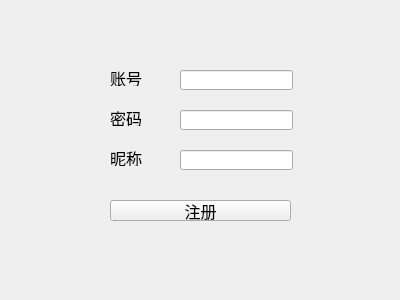
<?xml version="1.0" encoding="UTF-8"?>
<ui version="4.0">
 <class>Register</class>
 <widget class="QWidget" name="Register">
  <property name="geometry">
   <rect>
    <x>0</x>
    <y>0</y>
    <width>400</width>
    <height>300</height>
   </rect>
  </property>
  <property name="windowTitle">
   <string>Form</string>
  </property>
  <widget class="QLabel" name="label">
   <property name="geometry">
    <rect>
     <x>110</x>
     <y>70</y>
     <width>51</width>
     <height>16</height>
    </rect>
   </property>
   <property name="font">
    <font>
     <family>宋体</family>
     <pointsize>12</pointsize>
    </font>
   </property>
   <property name="text">
    <string>账号</string>
   </property>
  </widget>
  <widget class="QLabel" name="label_2">
   <property name="geometry">
    <rect>
     <x>110</x>
     <y>110</y>
     <width>51</width>
     <height>16</height>
    </rect>
   </property>
   <property name="font">
    <font>
     <family>宋体</family>
     <pointsize>12</pointsize>
    </font>
   </property>
   <property name="text">
    <string>密码</string>
   </property>
  </widget>
  <widget class="QLabel" name="label_3">
   <property name="geometry">
    <rect>
     <x>110</x>
     <y>150</y>
     <width>51</width>
     <height>16</height>
    </rect>
   </property>
   <property name="font">
    <font>
     <family>宋体</family>
     <pointsize>12</pointsize>
    </font>
   </property>
   <property name="text">
    <string>昵称</string>
   </property>
  </widget>
  <widget class="QLineEdit" name="accountLineEdit">
   <property name="geometry">
    <rect>
     <x>180</x>
     <y>70</y>
     <width>113</width>
     <height>20</height>
    </rect>
   </property>
  </widget>
  <widget class="QLineEdit" name="pwdLineEdit">
   <property name="geometry">
    <rect>
     <x>180</x>
     <y>110</y>
     <width>113</width>
     <height>20</height>
    </rect>
   </property>
  </widget>
  <widget class="QLineEdit" name="nicknameLineEdit">
   <property name="geometry">
    <rect>
     <x>180</x>
     <y>150</y>
     <width>113</width>
     <height>20</height>
    </rect>
   </property>
  </widget>
  <widget class="QPushButton" name="registerButton">
   <property name="geometry">
    <rect>
     <x>110</x>
     <y>200</y>
     <width>181</width>
     <height>21</height>
    </rect>
   </property>
   <property name="font">
    <font>
     <family>宋体</family>
     <pointsize>12</pointsize>
    </font>
   </property>
   <property name="text">
    <string>注册</string>
   </property>
  </widget>
 </widget>
 <resources/>
 <connections/>
</ui>
